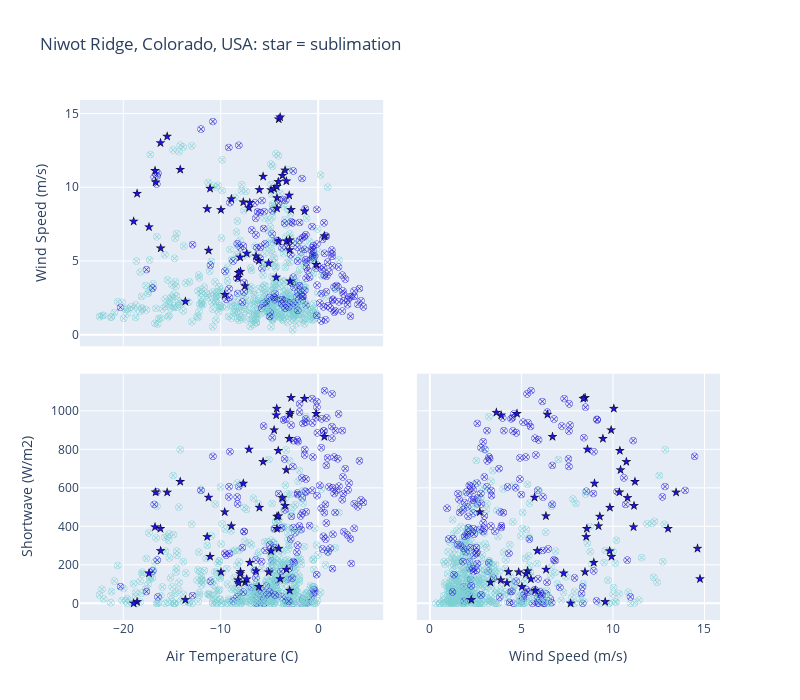

This figure's notebook cell:
### Code cell
# State which site we are working with 
# df = df_unload.copy(deep=True)
df = df_sub.copy(deep=True)


# Some constatns 
colorscaled = [[0., colorsnowunload], [1, colorsnow]]
index_vals = df['CD']
index_symbols = df['Snowsymbol']

fig = go.Figure()
fig.add_trace(go.Splom(dimensions=[dict(label=nametemp, values=df['temp']),
                                   dict(label=namewind, values=df['windspeed']),
                                   dict(label=nameSW,   values=df['shortwave'])],
                                   marker=dict(color=index_vals, colorscale=colorscaled, symbol=index_symbols, showscale=False, line_color='black', line_width=0.5, size=7),
                                   showlegend=False, showupperhalf=False, diagonal_visible=False,
                      ))

# Other options
#showupperhalf=False, diagonal_visible=False
#marker=dict(show scale=False)

# fig.update_traces(showlegend=True, legendgroup=index_symbols, selector=dict(mode='spolm'))
# fig.update_traces(showlegend=True)

fig.update_layout(title='Niwot Ridge, Colorado, USA: star = sublimation', width=800, height=700, dragmode='select')

fig.show()

### Figure 1 — Plotly figure (JSON) as saved in the notebook; plotly's stock layout.template omitted (floating-point values rounded to 4 significant figures; data arrays with more than 128 entries replaced by an {"elided": "..."} marker saying what was removed)
{"data": [{"diagonal": {"visible": false}, "dimensions": [{"label": "Air Temperature (C)", "values": {"elided": "695 float values"}}, {"label": "Wind Speed (m/s)", "values": {"elided": "695 float values"}}, {"label": "Shortwave (W/m2)", "values": {"elided": "695 float values"}}], "marker": {"color": {"elided": "695 int values"}, "colorscale": [[0, "#1F15D5"], [1, "#7dcfd4"]], "line": {"color": "black", "width": 0.5}, "showscale": false, "size": 7, "symbol": {"elided": "695 int values"}}, "showlegend": false, "showupperhalf": false, "type": "splom"}], "layout": {"dragmode": "select", "height": 700, "title": {"text": "Niwot Ridge, Colorado, USA: star = sublimation"}, "width": 800}}
